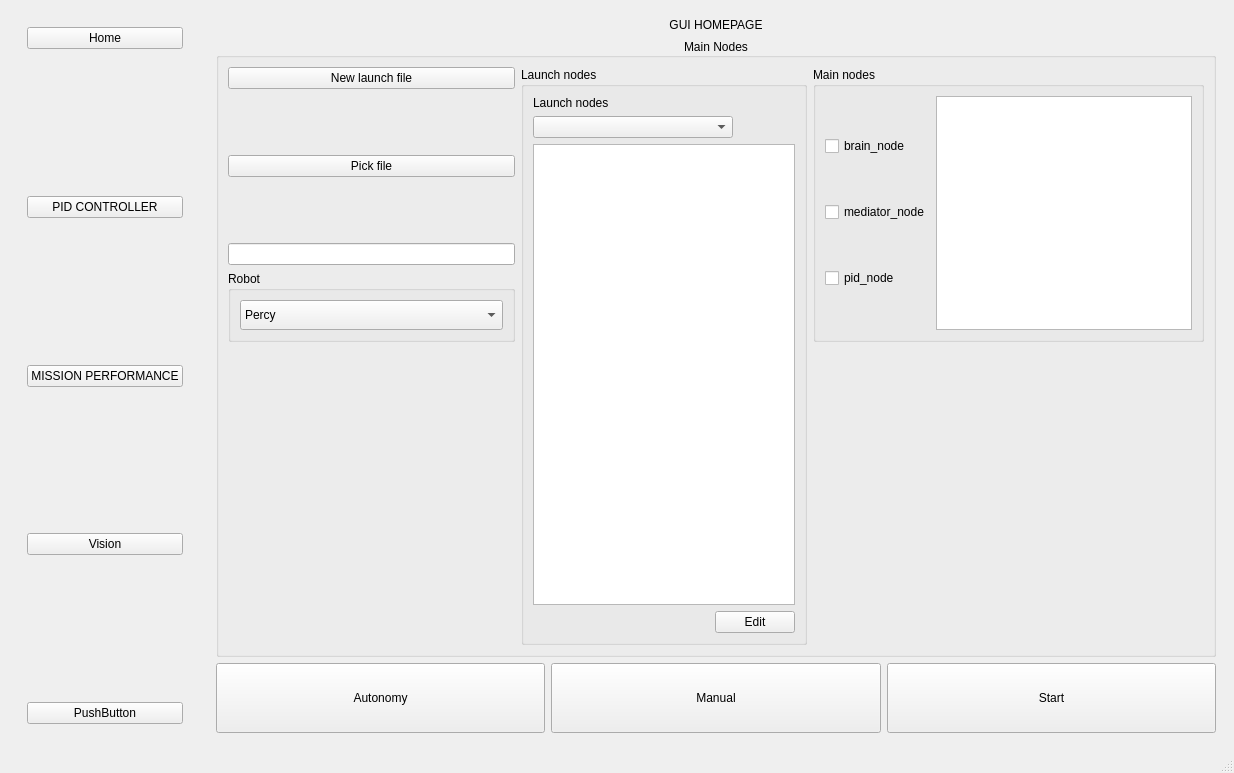
<?xml version="1.0" encoding="UTF-8"?>
<ui version="4.0">
 <class>MainWindow</class>
 <widget class="QMainWindow" name="MainWindow">
  <property name="geometry">
   <rect>
    <x>0</x>
    <y>0</y>
    <width>1233</width>
    <height>773</height>
   </rect>
  </property>
  <property name="windowTitle">
   <string>MainWindow</string>
  </property>
  <property name="styleSheet">
   <string notr="true"/>
  </property>
  <widget class="QWidget" name="centralwidget">
   <property name="styleSheet">
    <string notr="true"/>
   </property>
   <layout class="QGridLayout" name="gridLayout_3">
    <item row="0" column="0">
     <widget class="QWidget" name="widget_2" native="true">
      <property name="styleSheet">
       <string notr="true">border-color: rgb(170, 170, 255);</string>
      </property>
      <layout class="QGridLayout" name="gridLayout">
       <item row="0" column="0">
        <widget class="QWidget" name="widget" native="true">
         <layout class="QVBoxLayout" name="verticalLayout_2">
          <item>
           <widget class="QPushButton" name="homeButton">
            <property name="text">
             <string>Home</string>
            </property>
           </widget>
          </item>
          <item>
           <spacer name="verticalSpacer">
            <property name="orientation">
             <enum>Qt::Vertical</enum>
            </property>
            <property name="sizeHint" stdset="0">
             <size>
              <width>20</width>
              <height>123</height>
             </size>
            </property>
           </spacer>
          </item>
          <item>
           <widget class="QPushButton" name="pid_controller">
            <property name="autoFillBackground">
             <bool>true</bool>
            </property>
            <property name="styleSheet">
             <string notr="true"/>
            </property>
            <property name="text">
             <string>PID CONTROLLER</string>
            </property>
           </widget>
          </item>
          <item>
           <spacer name="verticalSpacer_2">
            <property name="orientation">
             <enum>Qt::Vertical</enum>
            </property>
            <property name="sizeHint" stdset="0">
             <size>
              <width>20</width>
              <height>123</height>
             </size>
            </property>
           </spacer>
          </item>
          <item>
           <widget class="QPushButton" name="mission_planning">
            <property name="autoFillBackground">
             <bool>true</bool>
            </property>
            <property name="styleSheet">
             <string notr="true"/>
            </property>
            <property name="text">
             <string>MISSION PERFORMANCE</string>
            </property>
           </widget>
          </item>
          <item>
           <spacer name="verticalSpacer_3">
            <property name="orientation">
             <enum>Qt::Vertical</enum>
            </property>
            <property name="sizeHint" stdset="0">
             <size>
              <width>20</width>
              <height>123</height>
             </size>
            </property>
           </spacer>
          </item>
          <item>
           <widget class="QPushButton" name="visionButton">
            <property name="text">
             <string>Vision</string>
            </property>
           </widget>
          </item>
          <item>
           <spacer name="verticalSpacer_4">
            <property name="orientation">
             <enum>Qt::Vertical</enum>
            </property>
            <property name="sizeHint" stdset="0">
             <size>
              <width>20</width>
              <height>123</height>
             </size>
            </property>
           </spacer>
          </item>
          <item>
           <widget class="QPushButton" name="pushButton_5">
            <property name="text">
             <string>PushButton</string>
            </property>
           </widget>
          </item>
         </layout>
        </widget>
       </item>
      </layout>
     </widget>
    </item>
    <item row="0" column="1">
     <widget class="QStackedWidget" name="stackedWidget">
      <property name="autoFillBackground">
       <bool>true</bool>
      </property>
      <property name="styleSheet">
       <string notr="true"/>
      </property>
      <property name="currentIndex">
       <number>0</number>
      </property>
      <widget class="QWidget" name="page">
       <layout class="QGridLayout" name="gridLayout_2">
        <item row="2" column="0">
         <layout class="QHBoxLayout" name="horizontalLayout_2">
          <item>
           <widget class="QPushButton" name="pushButton_6">
            <property name="minimumSize">
             <size>
              <width>200</width>
              <height>70</height>
             </size>
            </property>
            <property name="text">
             <string>Autonomy</string>
            </property>
           </widget>
          </item>
          <item>
           <widget class="QPushButton" name="pushButton_7">
            <property name="minimumSize">
             <size>
              <width>200</width>
              <height>70</height>
             </size>
            </property>
            <property name="text">
             <string>Manual</string>
            </property>
           </widget>
          </item>
          <item>
           <widget class="QPushButton" name="start_nodes">
            <property name="minimumSize">
             <size>
              <width>200</width>
              <height>70</height>
             </size>
            </property>
            <property name="text">
             <string>Start</string>
            </property>
           </widget>
          </item>
         </layout>
        </item>
        <item row="0" column="0">
         <widget class="QLabel" name="label">
          <property name="styleSheet">
           <string notr="true">font: 22pt &quot;Sans Serif&quot;;</string>
          </property>
          <property name="text">
           <string>GUI HOMEPAGE</string>
          </property>
          <property name="alignment">
           <set>Qt::AlignCenter</set>
          </property>
         </widget>
        </item>
        <item row="1" column="0">
         <widget class="QGroupBox" name="groupBox">
          <property name="minimumSize">
           <size>
            <width>1000</width>
            <height>400</height>
           </size>
          </property>
          <property name="title">
           <string>Main Nodes</string>
          </property>
          <property name="alignment">
           <set>Qt::AlignCenter</set>
          </property>
          <layout class="QGridLayout" name="gridLayout_8">
           <item row="0" column="0">
            <layout class="QVBoxLayout" name="verticalLayout_4">
             <item>
              <widget class="QPushButton" name="new_launch_file">
               <property name="maximumSize">
                <size>
                 <width>16777215</width>
                 <height>16777215</height>
                </size>
               </property>
               <property name="text">
                <string>New launch file</string>
               </property>
              </widget>
             </item>
             <item>
              <spacer name="verticalSpacer_5">
               <property name="orientation">
                <enum>Qt::Vertical</enum>
               </property>
               <property name="sizeHint" stdset="0">
                <size>
                 <width>20</width>
                 <height>40</height>
                </size>
               </property>
              </spacer>
             </item>
             <item>
              <widget class="QPushButton" name="select_file">
               <property name="maximumSize">
                <size>
                 <width>16777215</width>
                 <height>16777215</height>
                </size>
               </property>
               <property name="text">
                <string>Pick file</string>
               </property>
              </widget>
             </item>
             <item>
              <spacer name="verticalSpacer_6">
               <property name="orientation">
                <enum>Qt::Vertical</enum>
               </property>
               <property name="sizeHint" stdset="0">
                <size>
                 <width>20</width>
                 <height>40</height>
                </size>
               </property>
              </spacer>
             </item>
             <item>
              <widget class="QLineEdit" name="fileSelected">
               <property name="maximumSize">
                <size>
                 <width>16777215</width>
                 <height>16777215</height>
                </size>
               </property>
              </widget>
             </item>
             <item>
              <widget class="QGroupBox" name="groupBox_2">
               <property name="title">
                <string>Robot</string>
               </property>
               <layout class="QGridLayout" name="gridLayout_5">
                <item row="1" column="0">
                 <widget class="QComboBox" name="robot_name">
                  <property name="minimumSize">
                   <size>
                    <width>0</width>
                    <height>30</height>
                   </size>
                  </property>
                  <item>
                   <property name="text">
                    <string>Percy</string>
                   </property>
                  </item>
                  <item>
                   <property name="text">
                    <string>Scion</string>
                   </property>
                  </item>
                  <item>
                   <property name="text">
                    <string>Junebug</string>
                   </property>
                  </item>
                 </widget>
                </item>
               </layout>
              </widget>
             </item>
            </layout>
           </item>
           <item row="0" column="1" rowspan="2">
            <widget class="QGroupBox" name="groupBox_4">
             <property name="title">
              <string>Launch nodes</string>
             </property>
             <layout class="QGridLayout" name="gridLayout_4">
              <item row="0" column="0">
               <layout class="QVBoxLayout" name="verticalLayout">
                <item>
                 <widget class="QLabel" name="label_2">
                  <property name="text">
                   <string>Launch nodes</string>
                  </property>
                 </widget>
                </item>
                <item>
                 <widget class="QComboBox" name="launch_nodes">
                  <property name="maximumSize">
                   <size>
                    <width>200</width>
                    <height>16777215</height>
                   </size>
                  </property>
                 </widget>
                </item>
               </layout>
              </item>
              <item row="1" column="0">
               <widget class="QTextEdit" name="enabled_launch_nodes">
                <property name="maximumSize">
                 <size>
                  <width>500</width>
                  <height>5000</height>
                 </size>
                </property>
               </widget>
              </item>
              <item row="2" column="0">
               <layout class="QHBoxLayout" name="horizontalLayout">
                <item>
                 <spacer name="horizontalSpacer">
                  <property name="orientation">
                   <enum>Qt::Horizontal</enum>
                  </property>
                  <property name="sizeHint" stdset="0">
                   <size>
                    <width>40</width>
                    <height>20</height>
                   </size>
                  </property>
                 </spacer>
                </item>
                <item>
                 <widget class="QPushButton" name="launchNodesEdit">
                  <property name="text">
                   <string>Edit</string>
                  </property>
                 </widget>
                </item>
               </layout>
              </item>
             </layout>
            </widget>
           </item>
           <item row="0" column="2">
            <widget class="QGroupBox" name="groupBox_3">
             <property name="title">
              <string>Main nodes </string>
             </property>
             <layout class="QGridLayout" name="gridLayout_7">
              <item row="0" column="0">
               <layout class="QGridLayout" name="gridLayout_6">
                <item row="0" column="0">
                 <widget class="QCheckBox" name="brain">
                  <property name="text">
                   <string>brain_node</string>
                  </property>
                  <property name="iconSize">
                   <size>
                    <width>34</width>
                    <height>34</height>
                   </size>
                  </property>
                 </widget>
                </item>
                <item row="1" column="0">
                 <widget class="QCheckBox" name="mediator">
                  <property name="text">
                   <string>mediator_node</string>
                  </property>
                 </widget>
                </item>
                <item row="2" column="0">
                 <widget class="QCheckBox" name="pid">
                  <property name="text">
                   <string>pid_node</string>
                  </property>
                 </widget>
                </item>
               </layout>
              </item>
              <item row="0" column="1">
               <widget class="QTextEdit" name="nodes_to_enable">
                <property name="styleSheet">
                 <string notr="true"/>
                </property>
                <property name="html">
                 <string>&lt;!DOCTYPE HTML PUBLIC &quot;-//W3C//DTD HTML 4.0//EN&quot; &quot;http://www.w3.org/TR/REC-html40/strict.dtd&quot;&gt;
&lt;html&gt;&lt;head&gt;&lt;meta name=&quot;qrichtext&quot; content=&quot;1&quot; /&gt;&lt;style type=&quot;text/css&quot;&gt;
p, li { white-space: pre-wrap; }
&lt;/style&gt;&lt;/head&gt;&lt;body style=&quot; font-family:'Sans Serif'; font-size:9pt; font-weight:400; font-style:normal;&quot;&gt;
&lt;p style=&quot;-qt-paragraph-type:empty; margin-top:0px; margin-bottom:0px; margin-left:0px; margin-right:0px; -qt-block-indent:0; text-indent:0px;&quot;&gt;&lt;br /&gt;&lt;/p&gt;&lt;/body&gt;&lt;/html&gt;</string>
                </property>
               </widget>
              </item>
             </layout>
            </widget>
           </item>
           <item row="1" column="0">
            <spacer name="verticalSpacer_8">
             <property name="orientation">
              <enum>Qt::Vertical</enum>
             </property>
             <property name="sizeHint" stdset="0">
              <size>
               <width>20</width>
               <height>297</height>
              </size>
             </property>
            </spacer>
           </item>
          </layout>
         </widget>
        </item>
       </layout>
      </widget>
      <widget class="QWidget" name="page_2"/>
     </widget>
    </item>
   </layout>
  </widget>
  <widget class="QStatusBar" name="statusbar"/>
 </widget>
 <resources/>
 <connections/>
</ui>
